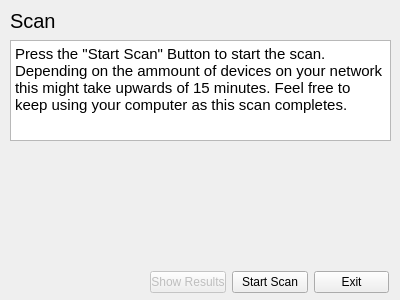
<?xml version="1.0" encoding="UTF-8"?>
<ui version="4.0">
 <class>Scan</class>
 <widget class="QDialog" name="Scan">
  <property name="geometry">
   <rect>
    <x>0</x>
    <y>0</y>
    <width>400</width>
    <height>300</height>
   </rect>
  </property>
  <property name="windowTitle">
   <string>Dialog</string>
  </property>
  <widget class="QLabel" name="label">
   <property name="geometry">
    <rect>
     <x>10</x>
     <y>0</y>
     <width>121</width>
     <height>41</height>
    </rect>
   </property>
   <property name="font">
    <font>
     <pointsize>15</pointsize>
    </font>
   </property>
   <property name="text">
    <string>Scan</string>
   </property>
  </widget>
  <widget class="QTextBrowser" name="textBrowser">
   <property name="geometry">
    <rect>
     <x>10</x>
     <y>40</y>
     <width>381</width>
     <height>101</height>
    </rect>
   </property>
   <property name="html">
    <string>&lt;!DOCTYPE HTML PUBLIC &quot;-//W3C//DTD HTML 4.0//EN&quot; &quot;http://www.w3.org/TR/REC-html40/strict.dtd&quot;&gt;
&lt;html&gt;&lt;head&gt;&lt;meta name=&quot;qrichtext&quot; content=&quot;1&quot; /&gt;&lt;style type=&quot;text/css&quot;&gt;
p, li { white-space: pre-wrap; }
&lt;/style&gt;&lt;/head&gt;&lt;body style=&quot; font-family:'MS Shell Dlg 2'; font-size:8.25pt; font-weight:400; font-style:normal;&quot;&gt;
&lt;p style=&quot; margin-top:0px; margin-bottom:0px; margin-left:0px; margin-right:0px; -qt-block-indent:0; text-indent:0px;&quot;&gt;&lt;span style=&quot; font-size:11pt;&quot;&gt;Press the &amp;quot;Start Scan&amp;quot; Button to start the scan. Depending on the ammount of devices on your network this might take upwards of 15 minutes. Feel free to keep using your computer as this scan completes. &lt;/span&gt;&lt;/p&gt;&lt;/body&gt;&lt;/html&gt;</string>
   </property>
  </widget>
  <widget class="QLabel" name="label_2">
   <property name="geometry">
    <rect>
     <x>20</x>
     <y>150</y>
     <width>341</width>
     <height>91</height>
    </rect>
   </property>
   <property name="text">
    <string/>
   </property>
   <property name="scaledContents">
    <bool>true</bool>
   </property>
  </widget>
  <widget class="QWidget" name="">
   <property name="geometry">
    <rect>
     <x>150</x>
     <y>270</y>
     <width>239</width>
     <height>25</height>
    </rect>
   </property>
   <layout class="QHBoxLayout" name="horizontalLayout">
    <item>
     <widget class="QPushButton" name="pushButton">
      <property name="enabled">
       <bool>false</bool>
      </property>
      <property name="text">
       <string>Show Results</string>
      </property>
     </widget>
    </item>
    <item>
     <widget class="QPushButton" name="pushButton_2">
      <property name="text">
       <string>Start Scan</string>
      </property>
     </widget>
    </item>
    <item>
     <widget class="QPushButton" name="pushButton_3">
      <property name="text">
       <string>Exit</string>
      </property>
     </widget>
    </item>
   </layout>
  </widget>
 </widget>
 <resources/>
 <connections/>
</ui>
